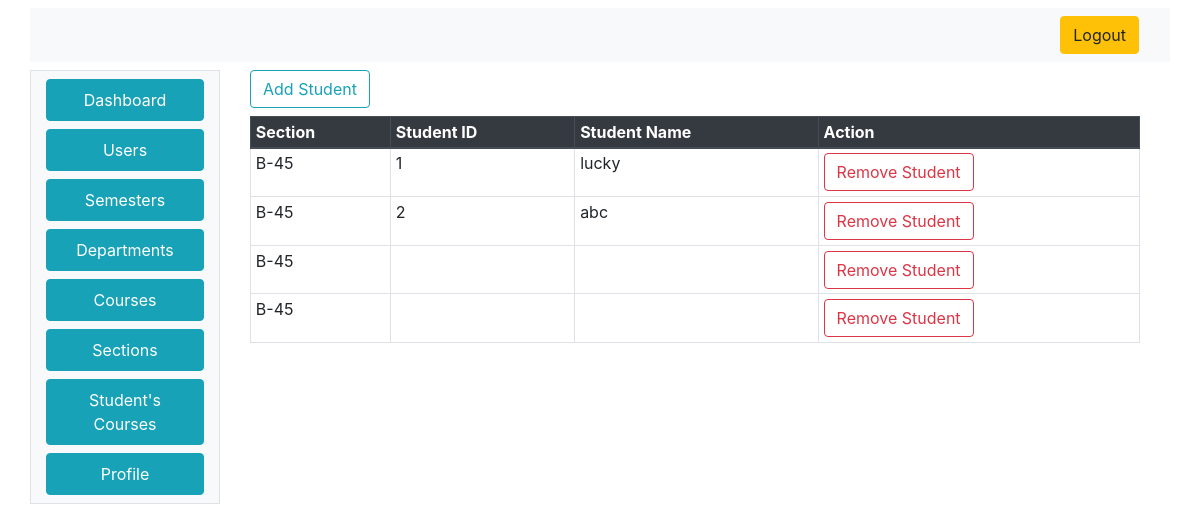
The app's page /admin/students.php?SectionID=1 with its own data.
### tables this page shows
CREATE TABLE `student_section` (
  `ID` int(11) NOT NULL,
  `StudentID` int(11) NOT NULL,
  `SectionID` int(11) NOT NULL
);

CREATE TABLE `section` (
  `SectionID` int(11) NOT NULL,
  `SectionName` varchar(10) NOT NULL,
  `CourseID` int(11) NOT NULL,
  `TeacherID` int(11) NOT NULL,
  `SemesterID` int(11) NOT NULL,
  `Status` tinyint(1) NOT NULL
);

CREATE TABLE `users` (
  `UserID` int(11) NOT NULL,
  `UserName` varchar(100) NOT NULL,
  `UserEmail` varchar(50) NOT NULL,
  `Password` varchar(25) NOT NULL,
  `Status` tinyint(1) NOT NULL,
  `UserTypeID` int(11) NOT NULL,
  `DepartmentID` int(11) DEFAULT NULL
);

### index_model.php (called while the page is built, shortened)
<?php
class IndexModel
{
	public $con;
	public function IndexModel()
	{
		$this->host = "localhost:3306";
		$this->user = "root";
		$this->pass = "";
		$this->dbname = "exam4";
		$this->con =  new mysqli($this->host, $this->user, $this->pass, $this->dbname);
	}
	public function getStudentsBySections($SectionID)
	{
		$q = "SELECT student_section.ID,section.SectionID,section.SectionName,users.UserID,users.UserName FROM `student_section` LEFT OUTER JOIN users on student_section.StudentID=users.UserID LEFT OUTER JOIN section on section.SectionID=student_section.SectionID where student_section.SectionID=" . $SectionID;
		$r = mysqli_query($this->con, $q);
		if ($r == false) {
			return 0;
		} else {
			return $r;
		}
	}
}

### admin/students.php (the view, shortened to what this page needs)
<html>
<head>
  <link rel="stylesheet" href="css.css">
  <link rel="stylesheet" href="https://stackpath.bootstrapcdn.com/bootstrap/4.4.1/css/bootstrap.min.css">
</head>
<body>
  <div class="container mt-2">
    <div class="row">
      <div class="col-12 mb-2 bg-light">
        <nav class="navbar navbar-expand-lg navbar-light bg-light justify-content-end">
          <a class="btn btn-warning ml-2" href="../logout.php"><i class="fa fa-sign-out" aria-hidden="true"></i>
            Logout
          </a>
        </nav>
      </div>
      <div class="col-2 bg-light border">
        <nav class=" d-none d-md-block bg-light sidebar">
          <?php
          require_once('sidebar.php');
          ?>
        </nav>
      </div>
      <div class="col-10 bg-transparent">
        <div class="container-fluid container-responsive">
          <?php echo "
           <a href='add_student.php?SectionID=" . $_GET["SectionID"] . "' class='btn btn-outline-info mb-2'> Add Student</a>";
          ?>
          <div class="table-responsive">
            <table class="table  table-sm table-hover table-bordered">
              <thead class="thead-dark">
                <tr>
                  <th scope="col">Section</th>
                  <th scope="col">Student ID</th>
                  <th scope="col">Student Name</th>
                  <th scope="col">Action</th>
                </tr>
              </thead>
              <tbody>
                <?php
                require_once('../index_model.php');
                $indObj = new IndexModel();
                $rs = $indObj->getStudentsBySections($_GET['SectionID']);
                while ($d = mysqli_fetch_assoc($rs)) {
                  echo $str = "<tr><td>" . $d["SectionName"] . "</td><td>" . $d["UserID"] . "</td><td>" . $d["UserName"] . "</td>";
                  echo "<td>
                      <a href='remove_student.php?ID=" . $d["ID"] . "&SectionID=" . $d["SectionID"] . "' class='btn btn-outline-danger'>Remove Student</a>
                    </td>
                  </tr>";
                }
                ?>
              </tbody>
            </table>
          </div>
        </div>
      </div>
    </div>
  </div>
</body>
</html>

### records on screen
student_section: SectionID.SectionName "B-45", StudentID.UserID "1", StudentID.UserName "lucky"
student_section: SectionID.SectionName "B-45", StudentID.UserID "2", StudentID.UserName "abc"
student_section: SectionID.SectionName "B-45"
student_section: SectionID.SectionName "B-45"
